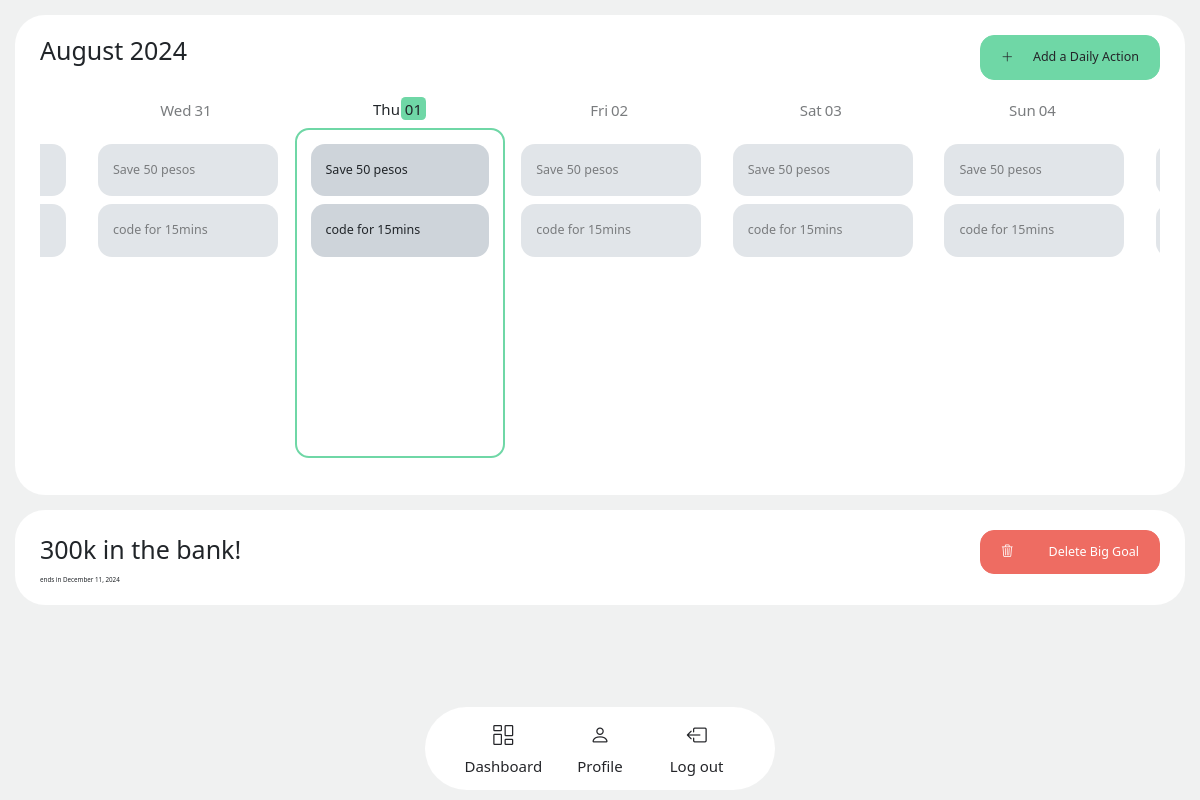
Page /big-goal/300k in the bank! (signed in) on the committed database.
### goals_tracker/models.py (models this page shows, shortened)
class DailySystem(models.Model):
    big_goal = models.ForeignKey(BigGoal, on_delete=models.CASCADE)
    action = models.CharField(max_length=300)
    def serialize(self):
        return {
            "id": self.id,
            "big_goal": self.big_goal.title,
            "action": self.action,
        }

### goals_tracker/views.py (the view)
# urls.py: path("big-goal/<str:title>", views.big_goal, name="big_goal"),
def big_goal(request, title):
   if request.method == "GET":
      big_goal_page = big_goal_data(request, title)
      return render(request, "goals_tracker/big_goal_page.html", big_goal_page)

### goals_tracker/models.py (called while the page is built)
    def serialize(self):
        return {
            "id": self.id,
            "user": self.user.username,
            "title": self.title,
            "description": self.description,
            "start": self.start.strftime("%Y-%m-%d"),
            "deadline": self.deadline.strftime("%Y-%m-%d"),
        }

    def serialize(self):
        return {
            "user": self.user.username,
            "big_goal": self.big_goal.title,
            "daily_system": self.daily_system.action,
            "date": self.date,
        }

### goals_tracker/views.py (called while the page is built)
def all_completed_daily_systems(request):
   completed_daily_systems = DailySystemCheckIn.objects.filter(user=request.user)
   completed_daily_systems_data = defaultdict(lambda: defaultdict(list))
   for completed in completed_daily_systems:
      data = completed.serialize()
      date = data.get('date').strftime('%a-%b-%d-%Y')  # Get date first
      big_goal = data.get('big_goal')
      daily_system = data.get('daily_system')
      if daily_system not in completed_daily_systems_data[date][big_goal]:
         completed_daily_systems_data[date][big_goal].append(daily_system)
   completed_daily_systems_data = {date: dict(goals) for date, goals in completed_daily_systems_data.items()}
   return JsonResponse(completed_daily_systems_data, safe=False)

### goals_tracker/templates/goals_tracker/big_goal_page.html (shortened to what this page needs)
{% extends "goals_tracker/layout.html" %}
{% block body %}
<main class="big-goal-page" id="big-goal-page">
  <div class="big-goal-content">
    <section class="timeline-section box-radius">
      <div class="d-flex justify-content-between">
        <div id="month-year"></div>
        <button class="add-icon-btn box-radius fs-5" id="open-daily-system-modal">
          <i class="bi bi-plus-lg"></i>
          <span>Add a Daily Action</span>
        </button>
      </div>
      <div class="timeline" id="timeline">
        {% for date in timeline.all_dates %}
        <div class="timeline-item" data-date={{date.current}}>
          <div class="timeline-item--head">
            <span class="m-0">{{ date.current|slice:":3" }}</span>
            <span class="timeline-item--head-day">{{ date.current|slice:"8:10" }}</span>
          </div>
          <div class="timeline-item--body">
            {% for system in daily_systems %}
            <div class="bg-dark-subtle box-radius daily-system-box" data-big-goal={{system.big_goal}}>
              {% if system.action in date.actions %}
              <p class="fs-5 m-0 text-decoration-line-through"> {{ system.action }} </p>
              {% else %}
              <p class="fs-5 m-0"> {{ system.action }} </p>
              {% endif %}
            </div>
            {% endfor %}
          </div>
        </div>
        {% endfor %}
      </div>
    </section>
    <section class="goal-details-section">
      <div class="d-flex align-items-center justify-content-between">
        <h1 class="">{{ big_goal.title }}</h1>
        <button class="delete-big-goal-btn box-radius fs-5" id="open-delete-big-goal-modal">
          <i class="bi bi-trash3"></i>
          <span>Delete Big Goal</span>
        </button>
      </div>
      <div>
        <span class="align-self-end">ends in {{ timeline.deadline }}</span>
      </div>
    </section>
  </div>
</main>
{% endblock %}

### goals_tracker/templates/goals_tracker/layout.html (shortened to what this page needs)
{% load static %}
<!DOCTYPE html>
<html lang="en">
<head>
  <link href="https://cdn.jsdelivr.net/npm/bootstrap@5.3.2/dist/css/bootstrap.min.css" rel="stylesheet"
 />
  <link rel="stylesheet" href="https://cdn.jsdelivr.net/npm/bootstrap-icons@1.11.3/font/bootstrap-icons.min.css" />
  <link href="{% static 'goals_tracker/styles.css' %}" rel="stylesheet" />
</head>
<body>
  <div class="app-container">
    {% block header %}
    <header class="d-flex align-items-center justify-content-center">
      <div class="mobile-sidebar" id="mobile-sidebar">
        <div class="mobile-sidebar--nav" id="mobile-sidebar-nav">
          <a href="{% url 'goals_tracker:index' %}" class="mobile-sidebar--nav-item fs-2 fw-light box-radius"
            id="mobile-sidebar-dashboard">
            <i class="bi bi-columns-gap"></i>
            <span class="fs-4">Dashboard</span>
          </a>
          <a href="{% url 'goals_tracker:index' %}" class="mobile-sidebar--nav-item fs-2 fw-light box-radius"
            id="mobile-sidebar-profile">
            <i class="bi bi-person"></i>
            <span class="fs-4">Profile</span>
          </a>
          <a href="{% url 'goals_tracker:logout' %}" class="mobile-sidebar--nav-item fs-2 fw-light box-radius">
            <i class="bi bi-box-arrow-left"></i>
            <span class="fs-4">Log out</span>
          </a>
        </div>
      </div>
    </header>
    {% endblock %}
    {% block body %} {% endblock %}
  </div>
</body>
</html>

### goals_tracker/static/goals_tracker/styles.css (style rules this page uses)
:root { --body-bg: #f0f1f1; --white-bg: #ffffff; --dark-bg: rgb(36, 37, 41); --gray-bg: rgb(243, 245, 248); --red-bg: rgb(238, 108, 98); --light-yellow: #E4E87D; --light-green: #6FD7A6; --border-green: #9cccb2; }
* { margin: 0; padding: 0; box-sizing: border-box; }
body, html { font-size: 62.5%; line-height: 1.8; background-color: var(--body-bg); }
.app-container { height: 100vh; display: flex; flex-direction: column-reverse; }
.box-radius { border-radius: 1.4rem; }
.add-icon-btn, .delete-big-goal-btn { padding: 1rem 2rem; display: flex; column-gap: .6rem; min-width: 18rem; justify-content: space-between; }
.add-icon-btn { background-color: var(--light-green); border: 1px solid var(--light-green); color: var(--dark-bg); }
.delete-big-goal-btn, .delete-now-btn { background-color: var(--red-bg); border: 1px solid var(--red-bg); color: var(--white-bg) }
.mobile-sidebar { display: flex; justify-content: center; width: 100%; }
.mobile-sidebar--nav { background-color: var(--white-bg); display: flex; width: 100%; max-width: 350px; border-radius: 5rem; padding: 1rem 3rem; margin: 1rem 0; }
.mobile-sidebar--nav-item { text-decoration: none; color: var(--dark-bg); display: flex; flex-direction: column; text-align: center; width: 33.3333%; }
.big-goal-page { height: 100%; width: 100%; display: flex; align-items: center; padding: 1.5rem; overflow: scroll; }
.big-goal-content { height: 100%; overflow: scroll; display: flex; flex-direction: column; gap: 1.5rem; }
.timeline-section { background-color: var(--white-bg); border-radius: 3rem; padding: 2rem 2.5rem; }
.goal-details-section { background-color: var(--white-bg); border-radius: 3rem; padding: 2rem 2.5rem; }
.timeline { overflow: scroll; white-space: nowrap; width: 100%; padding: 1.6rem 0; }
.timeline-item--today { opacity: 1; }
.timeline-item--head-today { font-weight: 400; }
.timeline-item--head-day-on { margin-left: -3px; background-color: var(--light-green); }
.timeline-item--body-today { border: .2rem solid var(--light-green); }

### rows in the picture
DailySystem: action "Save 50 pesos" "Save 50 pesos" "Save 50 pesos" "Save 50 pesos" "Save 50 pesos"
DailySystem: action "code for 15mins" "code for 15mins" "code for 15mins" "code for 15mins" "code for 15mins"

### other values in the picture
{{ date.current|slice:":3" }} "Wed" "Thu" "Fri" "Sat" "Sun"
{{ date.current|slice:"8:10" }} "31" "01" "02" "03" "04"
